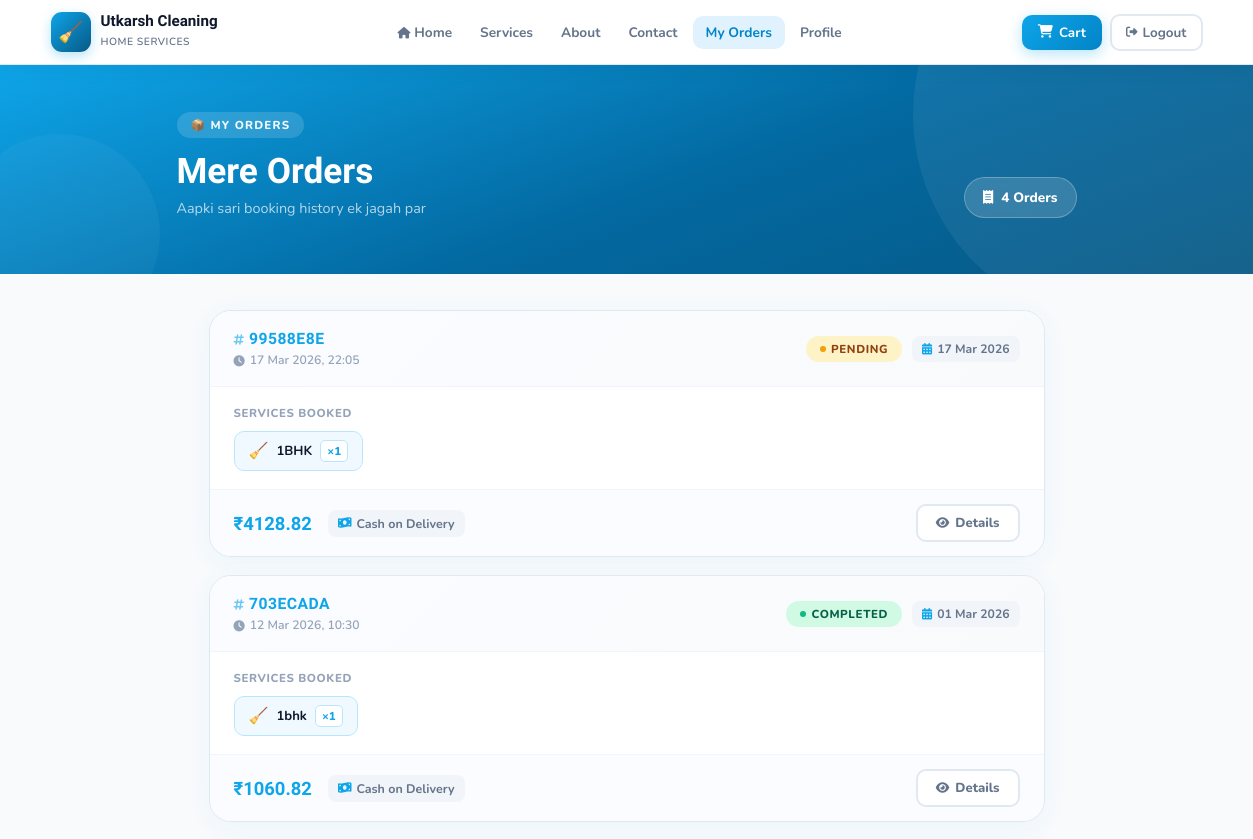
The page /orders/ (signed in, upper part) on the database as committed earlier.
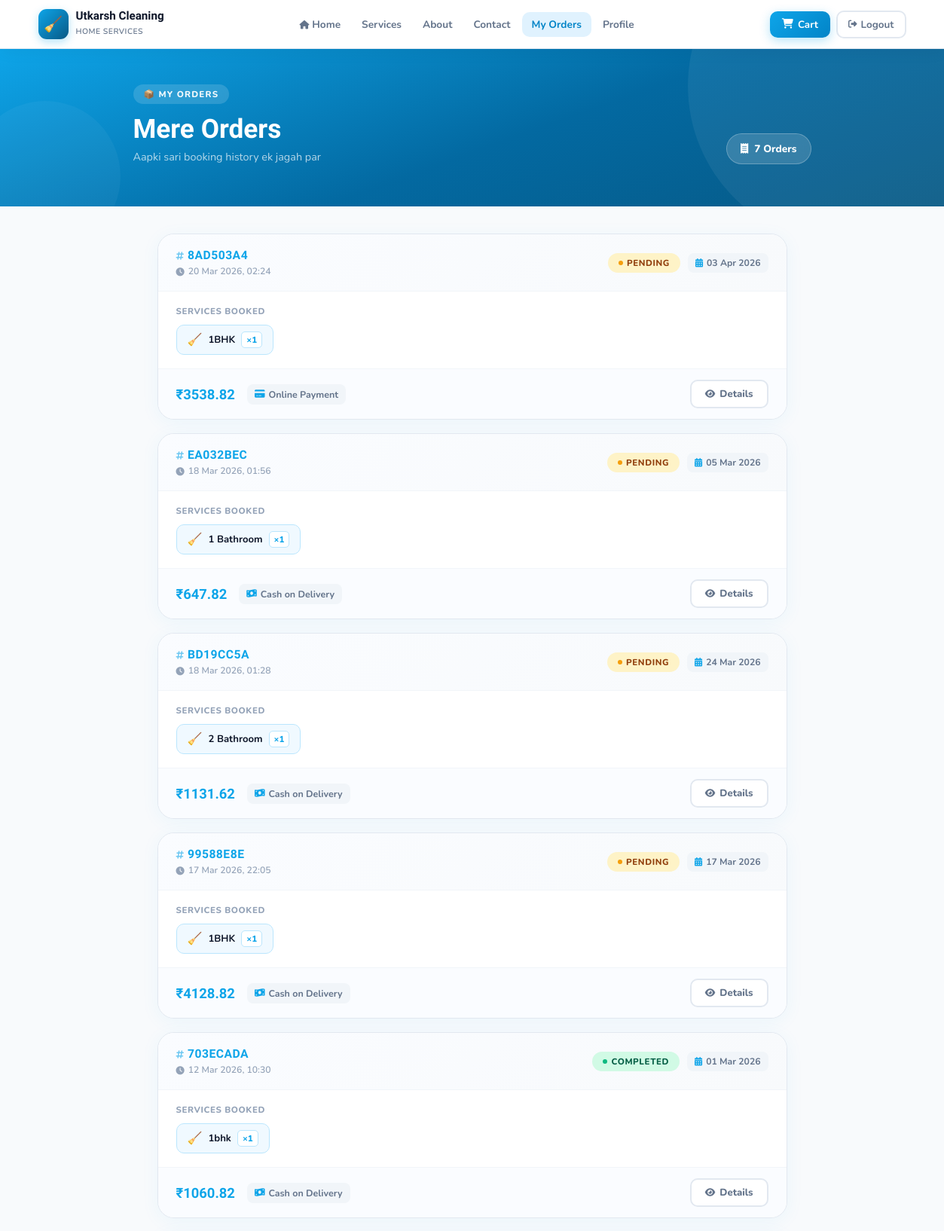
The same page on the database as committed later.
### cleaning_app/models.py (models this page shows, shortened)
class Order(models.Model):
    STATUS_CHOICES = [
        ('pending', 'Pending'),
        ('confirmed', 'Confirmed'),
        ('in_progress', 'In Progress'),
        ('completed', 'Completed'),
        ('cancelled', 'Cancelled'),
    ]
    PAYMENT_STATUS = [
        ('pending', 'Pending'),
        ('paid', 'Paid'),
        ('failed', 'Failed'),
        ('refunded', 'Refunded'),
    ]
    PAYMENT_METHOD = [
        ('cod', 'Cash on Delivery'),
        ('online', 'Online Payment'),
        ('upi', 'UPI'),
    ]
    order_id = models.UUIDField(default=uuid.uuid4, editable=False, unique=True)
    user = models.ForeignKey(User, on_delete=models.SET_NULL, null=True, blank=True, related_name='orders')
    status = models.CharField(max_length=20, choices=STATUS_CHOICES, default='pending')
    payment_status = models.CharField(max_length=20, choices=PAYMENT_STATUS, default='pending')
    payment_method = models.CharField(max_length=20, choices=PAYMENT_METHOD, default='cod')
    customer_name = models.CharField(max_length=100)
    customer_email = models.EmailField()
    customer_phone = models.CharField(max_length=15)
    address_line1 = models.CharField(max_length=255)
    address_line2 = models.CharField(max_length=255, blank=True)
    city = models.CharField(max_length=100)
    state = models.CharField(max_length=100, default='Uttar Pradesh')
    pincode = models.CharField(max_length=10)
    subtotal = models.DecimalField(max_digits=10, decimal_places=2)
    discount = models.DecimalField(max_digits=10, decimal_places=2, default=0)
    tax = models.DecimalField(max_digits=10, decimal_places=2, default=0)
    total = models.DecimalField(max_digits=10, decimal_places=2)
    service_date = models.DateField()
    service_time = models.TimeField()
    special_instructions = models.TextField(blank=True)
    created_at = models.DateTimeField(auto_now_add=True)
    updated_at = models.DateTimeField(auto_now=True)
    class Meta:
        ordering = ['-created_at']

class OrderItem(models.Model):
    order = models.ForeignKey(Order, on_delete=models.CASCADE, related_name='items')
    service = models.ForeignKey(Service, on_delete=models.SET_NULL, null=True)
    service_name = models.CharField(max_length=200)
    price = models.DecimalField(max_digits=10, decimal_places=2)
    quantity = models.PositiveIntegerField(default=1)

### cleaning_app/views.py (the view)
# urls.py: path('orders/', views.my_orders, name='my_orders'),
@login_required
def my_orders(request):
    orders = Order.objects.filter(user=request.user).prefetch_related('items')
    return render(request, 'cleaning_app/my_orders.html', {'orders': orders})

### cleaning_app/context_processors.py (called while the page is built)
def cart_count(request):
    count = 0
    try:
        if request.user.is_authenticated:
            cart = Cart.objects.get(user=request.user)
        else:
            session_key = request.session.session_key
            if session_key:
                cart = Cart.objects.get(session_key=session_key)
            else:
                cart = None
        if cart:
            count = cart.get_item_count()
    except Cart.DoesNotExist:
        pass
    return {'cart_count': count}

### cleaning_app/models.py (called while the page is built)
    def get_item_count(self):
        return self.items.count()

### cleaning_app/templates/cleaning_app/my_orders.html (shortened to what this page needs)
{% extends 'cleaning_app/base.html' %}
{% block content %}
<div class="orders-hero">
  <div class="orders-hero-inner">
    <div>
      <div class="tag">📦 My Orders</div>
      <h1>Mere Orders</h1>
      <p>Aapki sari booking history ek jagah par</p>
    </div>
    {% if orders %}
    <div class="orders-count-pill">
      <i class="fas fa-receipt"></i>
      {{ orders|length }} Order{{ orders|length|pluralize }}
    </div>
    {% endif %}
  </div>
</div>
<div class="orders-page">
  {% for order in orders %}
  <div class="order-card">
    <div class="order-card-header">
      <div class="order-header-left">
        <div class="order-id">
          <i class="fas fa-hashtag" style="font-size:0.75rem;opacity:0.6"></i>
          {{ order.order_id|stringformat:"s"|slice:":8"|upper }}
        </div>
        <div class="order-date">
          <i class="fas fa-clock" style="font-size:0.7rem"></i>
          {{ order.created_at|date:"d M Y, H:i" }}
        </div>
      </div>
      <div class="order-header-right">
        <span class="status-badge status-{{ order.status }}">
          {{ order.get_status_display }}
        </span>
        <div class="order-service-date">
          <i class="fas fa-calendar-alt" style="font-size:0.72rem;color:#0ea5e9"></i>
          {{ order.service_date|date:"d M Y" }}
        </div>
      </div>
    </div>
    <div class="order-card-body">
      <div class="order-items-label">Services Booked</div>
      <div class="order-items-grid">
        {% for item in order.items.all %}
        <div class="order-item-chip">
          <span class="chip-icon">🧹</span>
          <span class="chip-text">{{ item.service_name }}</span>
          <span class="chip-qty">×{{ item.quantity }}</span>
        </div>
        {% endfor %}
      </div>
    </div>
    <div class="order-card-footer">
      <div class="order-footer-left">
        <div class="order-total">₹{{ order.total }}</div>
        <div class="order-payment">
          <i class="fas fa-{% if order.payment_method == 'cod' %}money-bill-wave{% elif order.payment_method == 'upi' %}mobile-alt{% else %}credit-card{% endif %}" style="color:#0ea5e9;font-size:0.75rem"></i>
          {{ order.get_payment_method_display }}
        </div>
      </div>
      <a href="{% url 'order_detail' order.order_id %}" class="order-detail-btn">
        <i class="fas fa-eye" style="font-size:0.75rem"></i> Details
      </a>
    </div>
  </div>
  {% endfor %}
</div>
{% endblock %}

### cleaning_app/templates/cleaning_app/base.html (shortened to what this page needs)
<!DOCTYPE html>
<html lang="hi">
<head>
    <link rel="stylesheet" href="https://cdnjs.cloudflare.com/ajax/libs/font-awesome/6.4.0/css/all.min.css">
</head>
<body>
    <nav class="navbar" id="mainNav">
        <div class="nav-container">
            <a href="{% url 'home' %}" class="nav-logo">
                <div class="logo-icon">🧹</div>
                <div class="logo-text">
                    <h2>Utkarsh Cleaning</h2>
                    <span>Home Services</span>
                </div>
            </a>
            <div class="nav-links" id="navLinks">
                <a href="{% url 'home' %}"><i class="fas fa-home" style="font-size:0.72rem"></i> Home</a>
                <a href="{% url 'services' %}">Services</a>
                <a href="{% url 'about' %}">About</a>
                <a href="{% url 'contact' %}">Contact</a>
                {% if user.is_authenticated %}
                <a href="{% url 'my_orders' %}">My Orders</a>
                <a href="{% url 'profile' %}">Profile</a>
                {% endif %}
            </div>
            <div class="nav-right">
                <a href="{% url 'cart' %}" class="cart-btn">
                    <i class="fas fa-shopping-cart"></i>
                    <span class="cart-text">Cart</span>
                </a>
                {% if user.is_authenticated %}
                <a href="{% url 'logout' %}" class="btn-outline">
                    <i class="fas fa-sign-out-alt" style="font-size:0.72rem"></i> Logout
                </a>
                {% else %}
                <a href="{% url 'login' %}" class="btn-outline">
                    <i class="fas fa-sign-in-alt" style="font-size:0.72rem"></i> Login
                </a>
                {% endif %}
            </div>
        </div>
    </nav>
    <main>{% block content %}{% endblock %}</main>
</body>
</html>

### cleaning_app/templates/cleaning_app/base.html (style rules this page uses)
:root { --primary: #0ea5e9; --primary-dark: #0284c7; --primary-deeper: #075985; --primary-light: #e0f2fe; --secondary: #10b981; --accent: #f97316; --dark: #0f172a; --dark-2: #1e293b; --gray: #64748b; --light-gray: #f1f5f9; --border: #e2e8f0; --white: #ffffff; --light: #f8fafc; --shadow: 0 4px 24px rgba(14,165,233,0.10); --shadow-lg: 0 20px 60px rgba(15,23,42,0.12); --radius: 16px; --radius-lg: 24px; --nav-h: 64px; }
*, *::before, *::after { margin:0; padding:0; box-sizing:border-box; }
html { scroll-behavior:smooth; }
body { font-family:'Nunito',sans-serif; background:var(--light); color:var(--dark); -webkit-font-smoothing:antialiased; overflow-x:hidden; }
a { text-decoration:none; color:inherit; }
.navbar { background:rgba(255,255,255,0.97); backdrop-filter:blur(14px); -webkit-backdrop-filter:blur(14px); box-shadow:0 1px 0 var(--border), 0 4px 20px rgba(15,23,42,0.06); position:sticky; top:0; z-index:1000; transition:box-shadow 0.2s; }
.nav-container { max-width:1200px; margin:0 auto; padding:0 1.5rem; display:flex; align-items:center; justify-content:space-between; height:var(--nav-h); gap:8px; }
.nav-logo { display:flex; align-items:center; gap:10px; flex-shrink:0; min-width:0; }
.logo-icon { width:40px; height:40px; flex-shrink:0; background:linear-gradient(135deg,var(--primary),var(--primary-deeper)); border-radius:11px; display:flex; align-items:center; justify-content:center; font-size:20px; box-shadow:0 4px 12px rgba(14,165,233,0.3); }
.logo-text { min-width:0; }
.logo-text h2 { font-family:'Sora',sans-serif; font-size:0.95rem; font-weight:700; color:var(--dark); line-height:1.1; white-space:nowrap; }
.logo-text span { font-size:0.65rem; color:var(--gray); font-weight:600; text-transform:uppercase; letter-spacing:0.5px; white-space:nowrap; }
.nav-links { display:flex; align-items:center; gap:2px; flex:1; justify-content:center; }
.nav-links a { padding:7px 13px; border-radius:10px; font-size:0.855rem; font-weight:700; color:var(--gray); transition:all 0.2s; white-space:nowrap; }
.nav-links a:hover, .nav-links a.active { background:var(--primary-light); color:var(--primary-dark); }
.nav-right { display:flex; align-items:center; gap:8px; flex-shrink:0; }
.cart-btn { position:relative; background:linear-gradient(135deg,var(--primary),var(--primary-dark)); color:white; border:none; border-radius:10px; padding:8px 16px; font-size:0.84rem; font-weight:700; cursor:pointer; display:flex; align-items:center; gap:6px; transition:all 0.2s; font-family:'Nunito',sans-serif; box-shadow:0 4px 14px rgba(14,165,233,0.3); white-space:nowrap; }
.cart-btn .cart-text { display:inline; }
.btn-outline { border:2px solid var(--border); color:var(--gray); border-radius:10px; padding:7px 14px; font-weight:700; font-size:0.84rem; transition:all 0.2s; background:transparent; cursor:pointer; font-family:'Nunito',sans-serif; white-space:nowrap; display:inline-flex; align-items:center; gap:5px; }

Rows that differ between the two databases and show on the page:
added Order: order_id "8AD503A4", created_at "20 Mar 2026, 02:24", status "PENDING", service_date "03 Apr 2026", total "3538.82", payment_method "Online Payment"
added OrderItem: service_name "1BHK", quantity "1", shown under "8AD503A4"
added Order: order_id "EA032BEC", created_at "18 Mar 2026, 01:56", status "PENDING", service_date "05 Mar 2026", total "647.82", payment_method "Cash on Delivery"
added OrderItem: service_name "1 Bathroom", quantity "1", shown under "EA032BEC"
added Order: order_id "BD19CC5A", created_at "18 Mar 2026, 01:28", status "PENDING", service_date "24 Mar 2026", total "1131.62", payment_method "Cash on Delivery"
added OrderItem: service_name "2 Bathroom", quantity "1", shown under "BD19CC5A"
Other text that changed with them:
{{ orders|length }}: "4" → "7"
